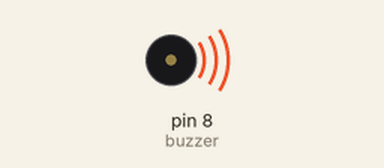
This sketch was run on a simulated Arduino Uno, built with avr-gcc and run on an emulated ATmega328P. On the bench: buzzer (waves = sounding, pin HIGH).

Above: at 1.5 s.
At 4.5 s:
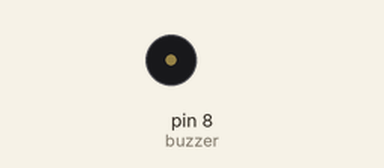
Timing chart, 0 to 7.8 s (numbered marks = the images above):
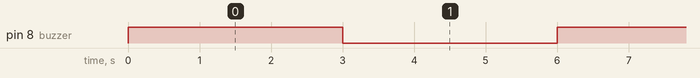

The sketch:

fengmingqi.ino
```cpp
/*
 * BUZZER1
 * 有源蜂鸣器控制
 */

int buzzer = 8;//设置控制蜂鸣器的数字IO脚
void setup()
{
  pinMode(buzzer, OUTPUT); //设置数字IO脚模式，OUTPUT为输出
}
void loop()
{
  digitalWrite(buzzer, HIGH); //发声音
  delay(3000);//延时3000ms
  digitalWrite(buzzer, LOW); //不发声音
  delay(3000);//延时3000ms
}
```

Measured:
- by itself, pin 8 (buzzer): alternates HIGH for 3.0 s and LOW for 3.0 s
